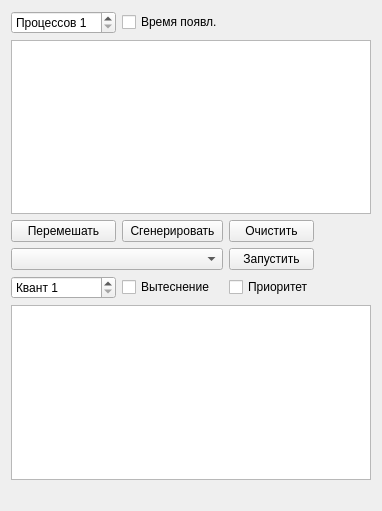
<?xml version="1.0" encoding="UTF-8"?>
<ui version="4.0">
 <class>Widget</class>
 <widget class="QWidget" name="Widget">
  <property name="geometry">
   <rect>
    <x>0</x>
    <y>0</y>
    <width>382</width>
    <height>511</height>
   </rect>
  </property>
  <property name="minimumSize">
   <size>
    <width>0</width>
    <height>0</height>
   </size>
  </property>
  <property name="windowTitle">
   <string>Лабораторная по ОС №1</string>
  </property>
  <layout class="QVBoxLayout" name="verticalLayout">
   <item>
    <layout class="QGridLayout" name="gridLayout" columnstretch="0,0,0,1">
     <item row="0" column="0">
      <widget class="QSpinBox" name="taskCount">
       <property name="suffix">
        <string/>
       </property>
       <property name="prefix">
        <string>Процессов </string>
       </property>
       <property name="minimum">
        <number>1</number>
       </property>
       <property name="value">
        <number>1</number>
       </property>
      </widget>
     </item>
     <item row="0" column="1">
      <widget class="QCheckBox" name="useApperance">
       <property name="text">
        <string>Время появл.</string>
       </property>
      </widget>
     </item>
     <item row="1" column="0" colspan="4">
      <widget class="QTableWidget" name="inputTable"/>
     </item>
     <item row="2" column="0">
      <widget class="QPushButton" name="shuffleButton">
       <property name="text">
        <string>Перемешать</string>
       </property>
      </widget>
     </item>
     <item row="2" column="1">
      <widget class="QPushButton" name="generateButton">
       <property name="text">
        <string>Сгенерировать</string>
       </property>
      </widget>
     </item>
     <item row="2" column="2">
      <widget class="QPushButton" name="clearButton">
       <property name="text">
        <string>Очистить</string>
       </property>
      </widget>
     </item>
     <item row="3" column="0" colspan="2">
      <widget class="QComboBox" name="shedulers"/>
     </item>
     <item row="3" column="2">
      <widget class="QPushButton" name="runButton">
       <property name="text">
        <string>Запустить</string>
       </property>
      </widget>
     </item>
     <item row="4" column="0">
      <widget class="QSpinBox" name="quantumSize">
       <property name="prefix">
        <string>Квант </string>
       </property>
       <property name="minimum">
        <number>1</number>
       </property>
       <property name="value">
        <number>1</number>
       </property>
      </widget>
     </item>
     <item row="4" column="1">
      <widget class="QCheckBox" name="displacement">
       <property name="text">
        <string>Вытеснение</string>
       </property>
      </widget>
     </item>
     <item row="5" column="0" colspan="4">
      <widget class="QTableWidget" name="outputTable"/>
     </item>
     <item row="6" column="0" colspan="3">
      <widget class="QLabel" name="resultLabel">
       <property name="text">
        <string/>
       </property>
      </widget>
     </item>
     <item row="4" column="2">
      <widget class="QCheckBox" name="usePriority">
       <property name="text">
        <string>Приоритет</string>
       </property>
      </widget>
     </item>
     <item row="0" column="2">
      <spacer name="horizontalSpacer">
       <property name="orientation">
        <enum>Qt::Horizontal</enum>
       </property>
       <property name="sizeHint" stdset="0">
        <size>
         <width>40</width>
         <height>20</height>
        </size>
       </property>
      </spacer>
     </item>
     <item row="3" column="3">
      <spacer name="horizontalSpacer_2">
       <property name="orientation">
        <enum>Qt::Horizontal</enum>
       </property>
       <property name="sizeHint" stdset="0">
        <size>
         <width>40</width>
         <height>20</height>
        </size>
       </property>
      </spacer>
     </item>
    </layout>
   </item>
  </layout>
 </widget>
 <layoutdefault spacing="6" margin="11"/>
 <resources/>
 <connections/>
</ui>
